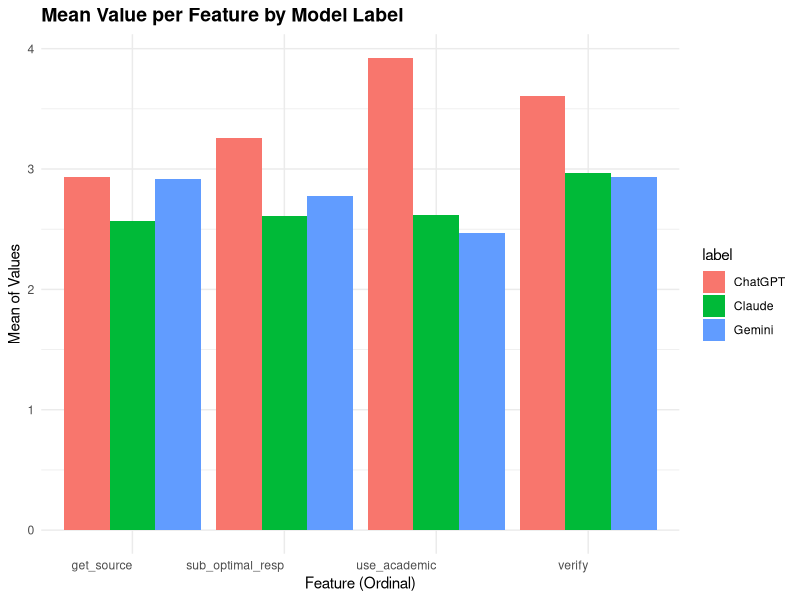

Recreate this plot in R.
library(ggplot2)
library(dplyr)
library(tidyr)
library(here)
df <- read.csv(here("data/data_raw.csv"))
# Converting ordinal data to actual numbers
df <- df %>%
  mutate(
    !!names(df)[3] := as.integer(substr(df[[3]], 1, 1)),
    !!names(df)[5] := as.integer(substr(df[[5]], 1, 1)),
    !!names(df)[8] := as.integer(substr(df[[8]], 1, 1)),
    !!names(df)[9] := as.integer(substr(df[[9]], 1, 1))
  )
# Changing name of some columns
names(df)[3] <- "use_academic" # name of 3rd column changed
names(df)[5] <- "sub_optimal_resp"
names(df)[8] <- "get_source"
names(df)[9] <- "verify"


# Initial attempt at categorizing the free text response data
df <- df %>%
  mutate(
    !!names(df)[2] := case_when(
      grepl("code|coding|programming", df[[2]], ignore.case = TRUE) ~ "coding",
      grepl("math", df[[2]], ignore.case = TRUE) ~ "math",
      grepl("study|explain|complicated|simplify|academic", df[[2]], ignore.case = TRUE) ~ "study",
      grepl("\\bsummar", df[[2]], ignore.case = TRUE) ~ "summarising",
      grepl("email|resume", df[[2]], ignore.case = TRUE) ~ "professional_document",
      grepl("writing|essay", df[[2]], ignore.case = TRUE) ~ "writing",
      TRUE ~ paste0("!", df[[2]])
    )
  )


# Seperating data set into 3 subsets depending on which model was used
df_gemin  <- df %>% filter(label == "Gemini")
df_chatgpt <- df %>% filter(label == "ChatGPT")
df_claude <- df %>% filter(label == "Claude")
# Based on the label, we create 3 bar charts on a single diagram. Each bar chart contains the mean value of some feature
# depending on the model
df_summary <- df %>%
  select(label, all_of(c(3, 5, 8, 9))) %>%
  pivot_longer(
    cols = -label,
    names_to = "Feature",
    values_to = "Value"
  ) %>%
  group_by(label, Feature) %>%
  summarise(mean_value = mean(Value, na.rm = TRUE), .groups = "drop")

ggplot(df_summary, aes(x = Feature, y = mean_value, fill = label)) +
  geom_col(position = "dodge") +
  labs(
    title = "Mean Value per Feature by Model Label",
    x = "Feature (Ordinal)",
    y = "Mean of Values"
  ) +
  theme_minimal() +
  theme(
    axis.text.x = element_text(angle = 0, hjust = 1),
    plot.title = element_text(size = 14, face = "bold")
  )

write.csv(df, here("data/data_clean.csv"))
